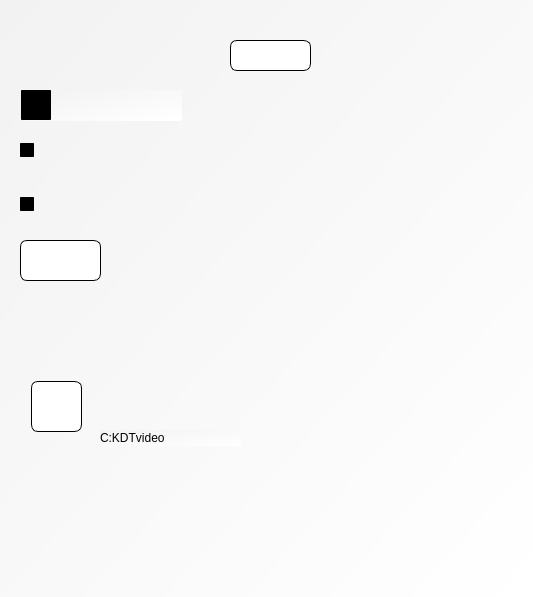
<?xml version="1.0" encoding="UTF-8"?>
<ui version="4.0">
 <class>setting</class>
 <widget class="QDialog" name="setting">
  <property name="windowModality">
   <enum>Qt::ApplicationModal</enum>
  </property>
  <property name="geometry">
   <rect>
    <x>0</x>
    <y>0</y>
    <width>533</width>
    <height>597</height>
   </rect>
  </property>
  <property name="windowTitle">
   <string>setting</string>
  </property>
  <property name="styleSheet">
   <string notr="true">background-color: qlineargradient(spread:pad, x1:0, y1:0, x2:1, y2:1, stop:0 rgba(242, 242, 242, 255), stop:1 rgba(255, 255, 255, 255));</string>
  </property>
  <widget class="QPushButton" name="video_before_button_2">
   <property name="geometry">
    <rect>
     <x>31</x>
     <y>381</y>
     <width>51</width>
     <height>51</height>
    </rect>
   </property>
   <property name="sizePolicy">
    <sizepolicy hsizetype="Preferred" vsizetype="Preferred">
     <horstretch>0</horstretch>
     <verstretch>0</verstretch>
    </sizepolicy>
   </property>
   <property name="maximumSize">
    <size>
     <width>51</width>
     <height>16777215</height>
    </size>
   </property>
   <property name="styleSheet">
    <string notr="true">QPushButton{background-color: #ffffff;
selection-color: #ffffff;
color: #ffffff;

border: 1px solid  #000000;
border-radius: 7px;
padding-right: 5px; 
padding-left: 5px;
padding-top: 5px;
padding-bottom: 5px;
}

QPushButton:hover
{
	background-color: #F28B30;
	border: 1px solid  #000000;
}</string>
   </property>
   <property name="text">
    <string/>
   </property>
   <property name="icon">
    <iconset resource="../resources/resources.qrc">
     <normaloff>:/img/img/open-folder.png</normaloff>:/img/img/open-folder.png</iconset>
   </property>
   <property name="iconSize">
    <size>
     <width>20</width>
     <height>20</height>
    </size>
   </property>
  </widget>
  <widget class="QCheckBox" name="checkBox_3">
   <property name="geometry">
    <rect>
     <x>20</x>
     <y>179</y>
     <width>161</width>
     <height>51</height>
    </rect>
   </property>
   <property name="styleSheet">
    <string notr="true">background-color: qlineargradient(spread:pad, x1:0, y1:0, x2:0, y2:0, stop:0 rgba(0, 0, 0, 0), stop:1 rgba(255, 255, 255, 255));</string>
   </property>
   <property name="text">
    <string/>
   </property>
   <property name="icon">
    <iconset resource="../resources/resources.qrc">
     <normaloff>:/img/img/충돌.png</normaloff>:/img/img/충돌.png</iconset>
   </property>
   <property name="iconSize">
    <size>
     <width>256</width>
     <height>256</height>
    </size>
   </property>
  </widget>
  <widget class="QLabel" name="label_6">
   <property name="geometry">
    <rect>
     <x>100</x>
     <y>430</y>
     <width>141</width>
     <height>16</height>
    </rect>
   </property>
   <property name="text">
    <string>C:KDTvideo</string>
   </property>
  </widget>
  <widget class="QCheckBox" name="checkBox_2">
   <property name="geometry">
    <rect>
     <x>20</x>
     <y>130</y>
     <width>221</width>
     <height>41</height>
    </rect>
   </property>
   <property name="styleSheet">
    <string notr="true">background-color: qlineargradient(spread:pad, x1:0, y1:0, x2:0, y2:0, stop:0 rgba(0, 0, 0, 0), stop:1 rgba(255, 255, 255, 255));</string>
   </property>
   <property name="text">
    <string/>
   </property>
   <property name="icon">
    <iconset resource="../resources/resources.qrc">
     <normaloff>:/img/img/위험구역_35.png</normaloff>:/img/img/위험구역_35.png</iconset>
   </property>
   <property name="iconSize">
    <size>
     <width>128</width>
     <height>128</height>
    </size>
   </property>
  </widget>
  <widget class="QLabel" name="label_4">
   <property name="geometry">
    <rect>
     <x>21</x>
     <y>311</y>
     <width>401</width>
     <height>51</height>
    </rect>
   </property>
   <property name="styleSheet">
    <string notr="true">background-color: qlineargradient(spread:pad, x1:0, y1:0, x2:0, y2:0, stop:0 rgba(0, 0, 0, 0), stop:1 rgba(255, 255, 255, 255));</string>
   </property>
   <property name="text">
    <string>&lt;html&gt;&lt;head/&gt;&lt;body&gt;&lt;p&gt;&lt;img src=&quot;:/img/img/파일_50.png&quot;/&gt;&lt;/p&gt;&lt;/body&gt;&lt;/html&gt;</string>
   </property>
  </widget>
  <widget class="QLabel" name="label_5">
   <property name="geometry">
    <rect>
     <x>100</x>
     <y>380</y>
     <width>81</width>
     <height>41</height>
    </rect>
   </property>
   <property name="styleSheet">
    <string notr="true">background-color: qlineargradient(spread:pad, x1:0, y1:0, x2:0, y2:0, stop:0 rgba(0, 0, 0, 0), stop:1 rgba(255, 255, 255, 255));</string>
   </property>
   <property name="text">
    <string>&lt;html&gt;&lt;head/&gt;&lt;body&gt;&lt;p&gt;&lt;img src=&quot;:/img/img/현재_35.png&quot;/&gt;&lt;/p&gt;&lt;/body&gt;&lt;/html&gt;</string>
   </property>
  </widget>
  <widget class="QCheckBox" name="checkBox">
   <property name="geometry">
    <rect>
     <x>21</x>
     <y>90</y>
     <width>161</width>
     <height>31</height>
    </rect>
   </property>
   <property name="styleSheet">
    <string notr="true">background-color: qlineargradient(spread:pad, x1:0, y1:0, x2:0, y2:0, stop:0 rgba(0, 0, 0, 0), stop:1 rgba(255, 255, 255, 255));

QCheckBox {
    spacing: 5px;
}

QCheckBox::indicator {
    width: 30px;
    height: 30px;
}</string>
   </property>
   <property name="text">
    <string/>
   </property>
   <property name="icon">
    <iconset resource="../resources/resources.qrc">
     <normaloff>:/img/img/안전모 유무.png</normaloff>:/img/img/안전모 유무.png</iconset>
   </property>
   <property name="iconSize">
    <size>
     <width>128</width>
     <height>128</height>
    </size>
   </property>
  </widget>
  <widget class="QLabel" name="label">
   <property name="geometry">
    <rect>
     <x>20</x>
     <y>20</y>
     <width>191</width>
     <height>51</height>
    </rect>
   </property>
   <property name="minimumSize">
    <size>
     <width>54</width>
     <height>12</height>
    </size>
   </property>
   <property name="styleSheet">
    <string notr="true">background-color: qlineargradient(spread:pad, x1:0, y1:0, x2:0, y2:0, stop:0 rgba(0, 0, 0, 0), stop:1 rgba(255, 255, 255, 255));</string>
   </property>
   <property name="text">
    <string>&lt;html&gt;&lt;head/&gt;&lt;body&gt;&lt;p&gt;&lt;img src=&quot;:/img/img/알람설정_50.png&quot;/&gt;&lt;/p&gt;&lt;/body&gt;&lt;/html&gt;</string>
   </property>
  </widget>
  <widget class="QPushButton" name="pushButton_3">
   <property name="geometry">
    <rect>
     <x>230</x>
     <y>40</y>
     <width>81</width>
     <height>31</height>
    </rect>
   </property>
   <property name="styleSheet">
    <string notr="true">QPushButton{background-color: #ffffff;
selection-color: #ffffff;
color: #ffffff;

border: 1px solid  #000000;
border-radius: 7px;
padding-right: 5px; 
padding-left: 5px;
padding-top: 5px;
padding-bottom: 5px;
}

QPushButton:hover
{
	background-color: #F28B30;
	border: 1px solid  #000000;
}</string>
   </property>
   <property name="text">
    <string/>
   </property>
   <property name="icon">
    <iconset resource="../resources/resources.qrc">
     <normaloff>:/img/img/초기화_35.png</normaloff>:/img/img/초기화_35.png</iconset>
   </property>
   <property name="iconSize">
    <size>
     <width>43</width>
     <height>43</height>
    </size>
   </property>
  </widget>
  <widget class="QPushButton" name="pushButton_4">
   <property name="geometry">
    <rect>
     <x>20</x>
     <y>240</y>
     <width>81</width>
     <height>41</height>
    </rect>
   </property>
   <property name="styleSheet">
    <string notr="true">QPushButton{background-color: #ffffff;
selection-color: #ffffff;
color: #ffffff;

border: 1px solid  #000000;
border-radius: 7px;
padding-right: 5px; 
padding-left: 5px;
padding-top: 5px;
padding-bottom: 5px;
}

QPushButton:hover
{
	background-color: #F28B30;
	border: 1px solid  #000000;
}</string>
   </property>
   <property name="text">
    <string/>
   </property>
   <property name="icon">
    <iconset resource="../resources/resources.qrc">
     <normaloff>:/img/img/확인_30.png</normaloff>:/img/img/확인_30.png</iconset>
   </property>
   <property name="iconSize">
    <size>
     <width>43</width>
     <height>43</height>
    </size>
   </property>
  </widget>
 </widget>
 <resources>
  <include location="../resources/resources.qrc"/>
 </resources>
 <connections>
  <connection>
   <sender>pushButton_4</sender>
   <signal>clicked()</signal>
   <receiver>setting</receiver>
   <slot>ok()</slot>
   <hints>
    <hint type="sourcelabel">
     <x>95</x>
     <y>259</y>
    </hint>
    <hint type="destinationlabel">
     <x>144</x>
     <y>256</y>
    </hint>
   </hints>
  </connection>
  <connection>
   <sender>pushButton_3</sender>
   <signal>clicked()</signal>
   <receiver>setting</receiver>
   <slot>reset()</slot>
   <hints>
    <hint type="sourcelabel">
     <x>307</x>
     <y>56</y>
    </hint>
    <hint type="destinationlabel">
     <x>350</x>
     <y>56</y>
    </hint>
   </hints>
  </connection>
  <connection>
   <sender>video_before_button_2</sender>
   <signal>clicked()</signal>
   <receiver>setting</receiver>
   <slot>path()</slot>
   <hints>
    <hint type="sourcelabel">
     <x>63</x>
     <y>419</y>
    </hint>
    <hint type="destinationlabel">
     <x>60</x>
     <y>461</y>
    </hint>
   </hints>
  </connection>
 </connections>
 <slots>
  <slot>ok()</slot>
  <slot>reset()</slot>
  <slot>path()</slot>
 </slots>
</ui>
